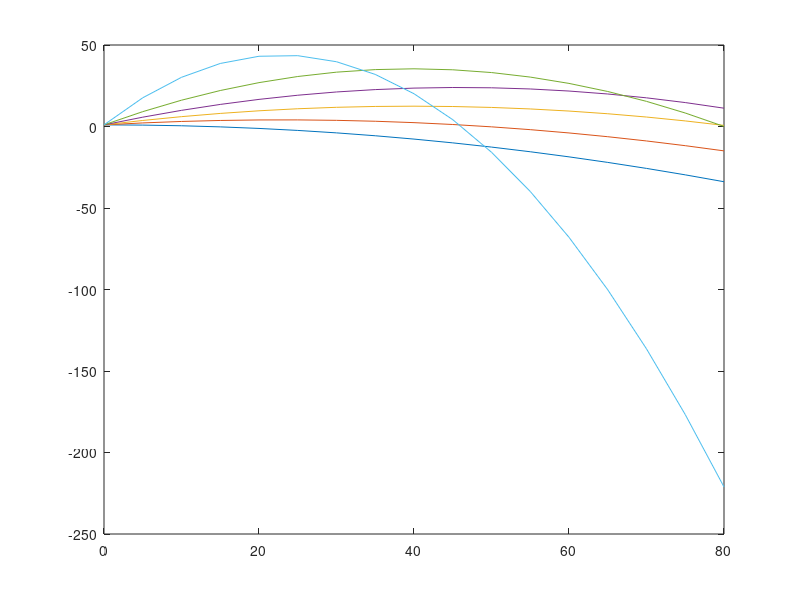

This figure's MATLAB source: (Note: this script raises an error after producing the figure.)
clc; clear;

% Parametros
y0 = 1;            % Altura inicial [m]
v0 = 30;           % Velocidade inicial [m/s]
g = 9.81;          % Aceleracao da gravidade [m/s^2]

% Angulos iniciais
tt_deg = 0:15:75;      % Graus
tt = deg2rad(tt_deg);  % Graus para radianos (1x6)

% Distancia horizontal 
x = 0:5:80;        % (17x1)
x = x';            % Transposicao do vetor para realizar a multiplicacao matricial
  
% Funcao trajetoria de um projetil
y = x .*tan(tt) - (g .* x.^2)./(2*v0^2*(cos(tt).^2)) + y0;

% Plot do grafico
figure;
plot(x, y);

% Parametrizacao da escala dos eixos => axis([xmin xmax ymin ymax]) 
axis([0 80 0 max(y, [], 'all')]);   % M = max(A,[],"all") => Acha o maximo sobre todos os elementos de A


% Legendas
grid;
xlabel('Distancia horizontal (x) [m]');
ylabel('Altura (y) [m]');

legend_str = strcat('Theta = ', string(tt_deg'), 'o');  % Concatena strings 
legend(legend_str, 'Location', 'northeast');            % Posiciona o vetor de strings na legenda 


% Obs: Optei por nao utilizar lacos de repeticao for para seguir o fluxo de aprendizado